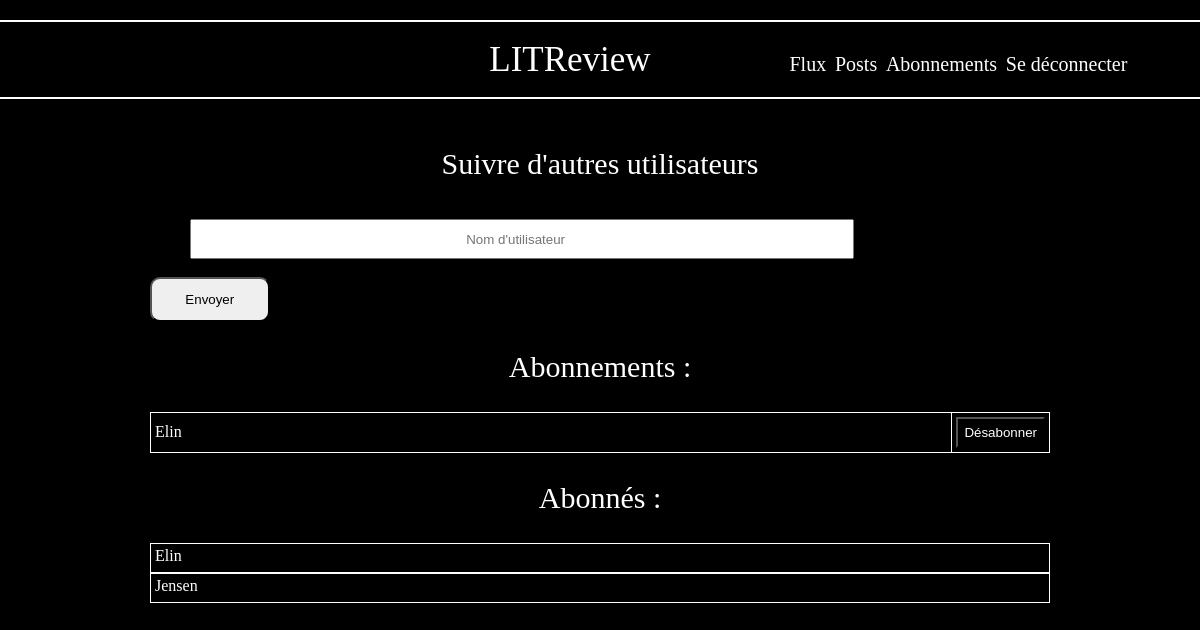
The page /follow-users/ (signed in) on the database as committed earlier.
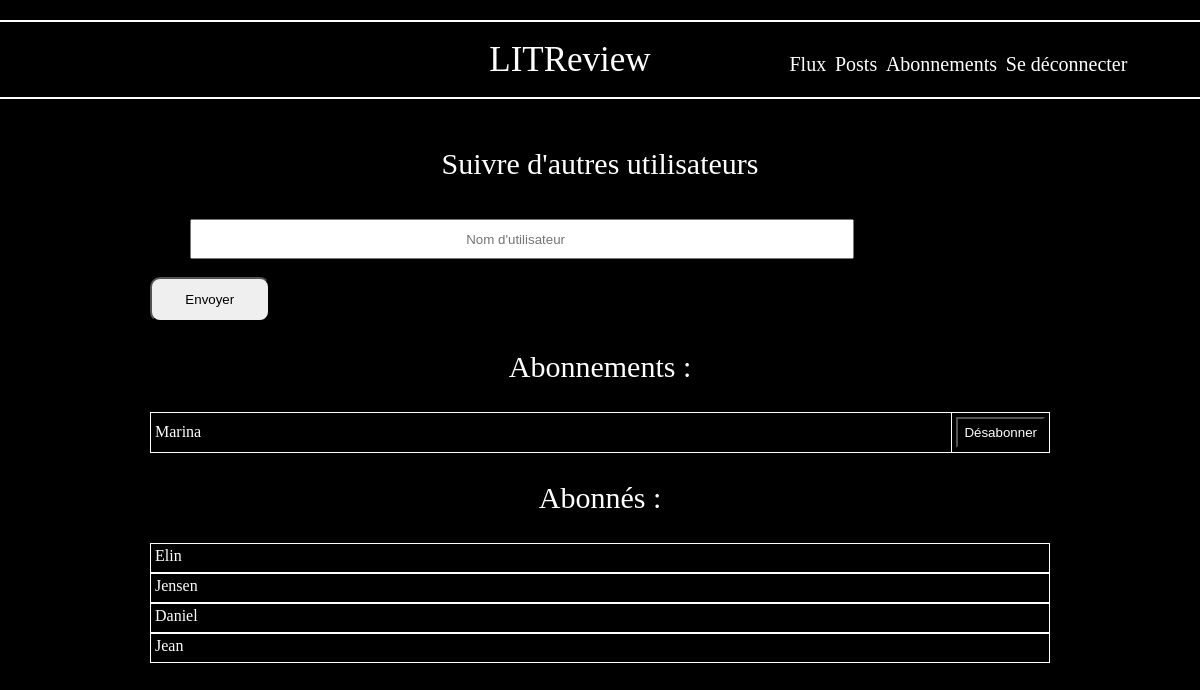
The same page on the database as committed later.
### blog/models.py (models this page shows, shortened)
class CustomUser(AbstractBaseUser):
    username = models.CharField(max_length=63, unique=True, blank=False)
    is_active = models.BooleanField(default=True)
    is_staff = models.BooleanField(default=False)
    is_admin = models.BooleanField(default=False)
    USERNAME_FIELD = "username"
    objects = MyUserManager()
    follows = models.ManyToManyField('self', symmetrical=False, verbose_name='suit')

### blog/views.py (the view, shortened to what this page needs)
# urls.py: path('follow-users/', FollowUsersView.as_view(), name='follow-users'),
@method_decorator(login_required, name='dispatch')
class FollowUsersView(View):
    template_name = 'blog/follow-users-form.html'
    success_url = reverse_lazy("follow-users")
    def get(self, request):
        user = CustomUser.objects.get(id=request.user.id)
        following = UsersFollows.objects.filter(user=user)
        following_usernames = [follow.followed_user for follow in following]
        followed_by = UsersFollows.objects.filter(followed_user=user)
        followed_by_username = [follow.user.username for follow in followed_by]
        return render(request, self.template_name, {'following': following_usernames,
                                                    'followers': followed_by_username})

### blog/templates/blog/follow-users-form.html (shortened to what this page needs)
{% extends 'base.html' %}
{% block content %}
    <h2>Suivre d'autres utilisateurs</h2>
    <form method="POST" class="search">
        <div class="search_bar">
            <input type="search" placeholder="Nom d'utilisateur" name="username" class="search">
        </div>
        <div class="following">
            <button type="submit" name="action" value="follow" >Envoyer</button>
        </div>
    </form>
<h2>Abonnements :</h2>
    {% for username in following %}
    <table>
        <tr>
            <td class="follow-name">{{ username }} </td>
            <td><form method="POST">
                <button type="submit" name="action" value="unfollow" class="unfollow">Désabonner</button>
            </form></td>
        </tr>
    </table>
  {% empty %}
    <p>Vous n'avez pas d'abonnement</p>
  {% endfor %}
<h2>Abonnés :</h2>
  {% for username in followers %}
        <table>
        <tr>
            <td class="followers">{{ username }} </td>
        </tr>
    </table>
  {% empty %}
    <p>Vous n'avez pas d'abonnement</p>
  {% endfor %}
{% endblock %}

Rows that differ between the two databases and show on the page:
no longer on one of the page's lists (row unchanged): CustomUser: username "Elin"
now on this page (row unchanged): CustomUser: username "Marina"
added CustomUser: followers "Daniel"
added CustomUser: followers "Jean"
